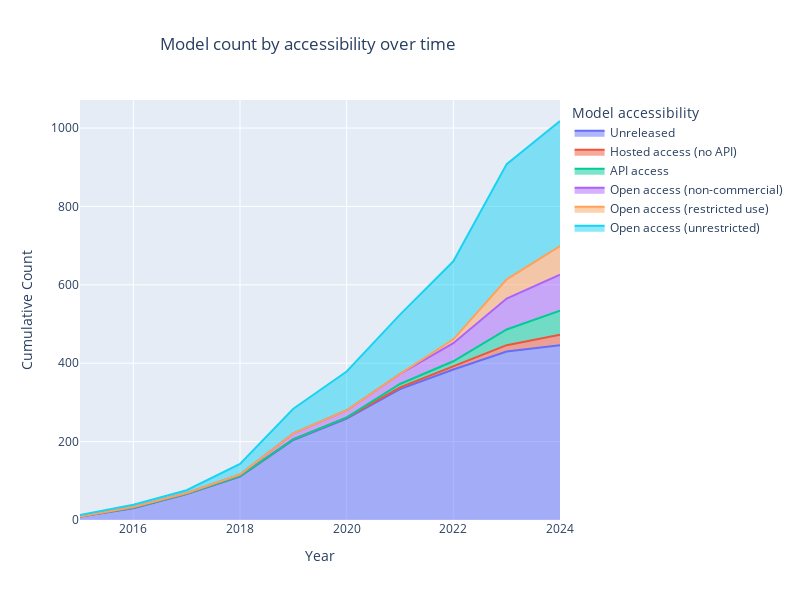

Here is the notebook cell this chart was saved with:
### Code cell
# Get counts of all models by year and model accessibility
# Only include 2015 and later because older models are rare
access_counts = access_df.loc[access_df['Year'] >= 2015].groupby(['Year', 'Model accessibility']).size().reset_index(name='Count')

cumulative_access_counts = get_cumulative_counts(access_counts)

# Cumulative area chart
fig = px.area(cumulative_access_counts, x='Year', y='Cumulative for status', color='Model accessibility', line_group='Model accessibility',
              labels={'Cumulative for status': 'Cumulative Count', 'Year': 'Year'},
              title='Model count by accessibility over time')

fig.update_layout(
    autosize=False,
    width=800,
    height=600,
    title_x=0.2,
)

# save_plot(fig, results_dir, f'cumulative_model_count_by_accessibility')

fig.show()

### Figure 1 — Plotly figure (JSON) as saved in the notebook; plotly's stock layout.template omitted (floating-point values rounded to 4 significant figures)
{"data": [{"fillpattern": {"shape": ""}, "hovertemplate": "Model accessibility=Unreleased<br>Year=%{x}<br>Cumulative Count=%{y}<extra></extra>", "legendgroup": "Unreleased", "line": {"color": "#636efa"}, "marker": {"symbol": "circle"}, "mode": "lines", "name": "Unreleased", "orientation": "v", "showlegend": true, "stackgroup": "1", "type": "scatter", "x": [2015, 2016, 2017, 2018, 2019, 2020, 2021, 2022, 2023, 2024], "xaxis": "x", "y": [9, 30, 66, 111, 204, 259, 334, 384, 430, 446], "yaxis": "y"}, {"fillpattern": {"shape": ""}, "hovertemplate": "Model accessibility=Hosted access (no API)<br>Year=%{x}<br>Cumulative Count=%{y}<extra></extra>", "legendgroup": "Hosted access (no API)", "line": {"color": "#EF553B"}, "marker": {"symbol": "circle"}, "mode": "lines", "name": "Hosted access (no API)", "orientation": "v", "showlegend": true, "stackgroup": "1", "type": "scatter", "x": [2015, 2016, 2017, 2018, 2019, 2020, 2021, 2022, 2023, 2024], "xaxis": "x", "y": [0, 1, 1, 1, 2, 2, 4, 7, 16, 27], "yaxis": "y"}, {"fillpattern": {"shape": ""}, "hovertemplate": "Model accessibility=API access<br>Year=%{x}<br>Cumulative Count=%{y}<extra></extra>", "legendgroup": "API access", "line": {"color": "#00cc96"}, "marker": {"symbol": "circle"}, "mode": "lines", "name": "API access", "orientation": "v", "showlegend": true, "stackgroup": "1", "type": "scatter", "x": [2015, 2016, 2017, 2018, 2019, 2020, 2021, 2022, 2023, 2024], "xaxis": "x", "y": [0, 0, 0, 0, 0, 1, 9, 14, 40, 61], "yaxis": "y"}, {"fillpattern": {"shape": ""}, "hovertemplate": "Model accessibility=Open access (non-commercial)<br>Year=%{x}<br>Cumulative Count=%{y}<extra></extra>", "legendgroup": "Open access (non-commercial)", "line": {"color": "#ab63fa"}, "marker": {"symbol": "circle"}, "mode": "lines", "name": "Open access (non-commercial)", "orientation": "v", "showlegend": true, "stackgroup": "1", "type": "scatter", "x": [2015, 2016, 2017, 2018, 2019, 2020, 2021, 2022, 2023, 2024], "xaxis": "x", "y": [0, 2, 2, 4, 15, 18, 26, 46, 79, 92], "yaxis": "y"}, {"fillpattern": {"shape": ""}, "hovertemplate": "Model accessibility=Open access (restricted use)<br>Year=%{x}<br>Cumulative Count=%{y}<extra></extra>", "legendgroup": "Open access (restricted use)", "line": {"color": "#FFA15A"}, "marker": {"symbol": "circle"}, "mode": "lines", "name": "Open access (restricted use)", "orientation": "v", "showlegend": true, "stackgroup": "1", "type": "scatter", "x": [2015, 2016, 2017, 2018, 2019, 2020, 2021, 2022, 2023, 2024], "xaxis": "x", "y": [0, 0, 0, 0, 0, 0, 0, 10, 49, 73], "yaxis": "y"}, {"fillpattern": {"shape": ""}, "hovertemplate": "Model accessibility=Open access (unrestricted)<br>Year=%{x}<br>Cumulative Count=%{y}<extra></extra>", "legendgroup": "Open access (unrestricted)", "line": {"color": "#19d3f3"}, "marker": {"symbol": "circle"}, "mode": "lines", "name": "Open access (unrestricted)", "orientation": "v", "showlegend": true, "stackgroup": "1", "type": "scatter", "x": [2015, 2016, 2017, 2018, 2019, 2020, 2021, 2022, 2023, 2024], "xaxis": "x", "y": [4, 6, 7, 27, 63, 99, 151, 199, 294, 319], "yaxis": "y"}], "layout": {"autosize": false, "height": 600, "legend": {"title": {"text": "Model accessibility"}, "tracegroupgap": 0}, "title": {"text": "Model count by accessibility over time", "x": 0.2}, "width": 800, "xaxis": {"anchor": "y", "domain": [0, 1], "title": {"text": "Year"}}, "yaxis": {"anchor": "x", "domain": [0, 1], "title": {"text": "Cumulative Count"}}}}
